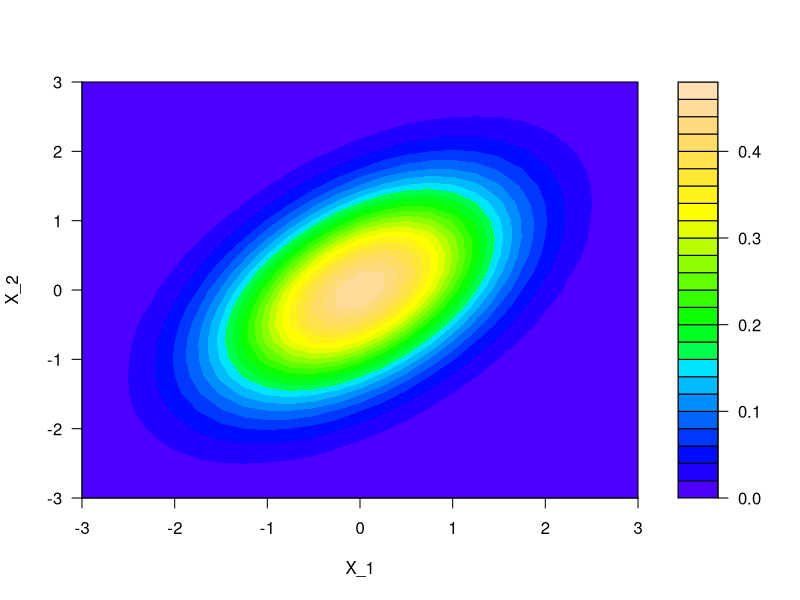

Reproduce this figure in R. (Note: this script raises an error after producing the figure.)
#
# Normal distribution
#

rm(list = ls())

# install.packages("TeachingDemos")

require("TeachingDemos")

#	En Windows
path <- "C:/JCMO.Trabajo/Seminars,Visits&Talks/17-04.Cinvestav/17-04.Cinvestav_Taller/Code/"
path.plot <- "C:/JCMO.Trabajo/Seminars,Visits&Talks/17-04.Cinvestav/17-04.Cinvestav_Taller/Images/"


# Bivariada

# x: 2x1 vector, mu: 2x1 mean vector, Sigma: 2x2 covariance matrix
bivariate.normal <- function(x, mu, Sigma){
  exp(-.5*t(x-mu)%*%solve(Sigma)%*%(x-mu))/sqrt(2*pi*det(Sigma))
}
mu <- c(0,0)
Sigma <- matrix(c(1,.5,.5,1), nrow=2)
x <- y <- seq(-3, 3, len=25)

# Evalucion 
z <- outer(x, y, 
           FUN=function(x, y, ...){
             apply(cbind(x,y), 1, bivariate.normal, ...)
           },
           mu=c(0,0), Sigma=Sigma)

# Contour
filled.contour(x,y,z, main="", xlab="X_1", ylab="X_2", color.palette=topo.colors)
jpeg(paste(path.plot,"gaussian_contour.jpg", sep = ""), width=700, height=500)
filled.contour(x,y,z, main="", xlab="X_1", ylab="X_2", color.palette=topo.colors)
dev.off()


# Surface
jpeg(paste(path.plot,"gaussian_surface.jpg", sep = ""), width=700, height=500)
persp(x, y, z, shade=.75, col="red", main="Densidad Bivariada") 
dev.off()

persp(x, y, z, shade=.75, col="red", main="Densidad Bivariada") 
rotate.persp(x, y, z)
